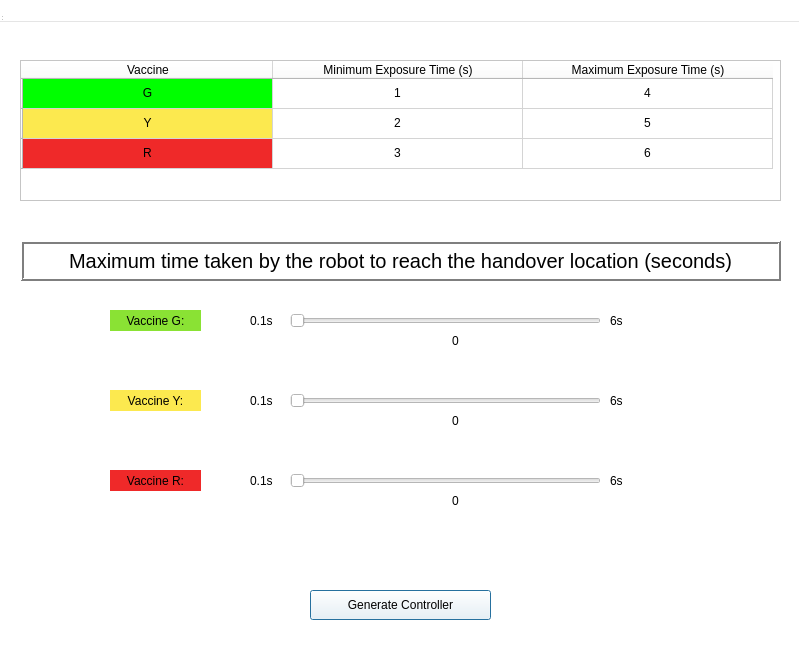
<?xml version="1.0" encoding="UTF-8"?>
<ui version="4.0">
 <class>MainWindow</class>
 <widget class="QDialog" name="MainWindow">
  <property name="geometry">
   <rect>
    <x>0</x>
    <y>0</y>
    <width>799</width>
    <height>666</height>
   </rect>
  </property>
  <property name="palette">
   <palette>
    <active>
     <colorrole role="WindowText">
      <brush brushstyle="SolidPattern">
       <color alpha="255">
        <red>0</red>
        <green>0</green>
        <blue>0</blue>
       </color>
      </brush>
     </colorrole>
     <colorrole role="Button">
      <brush brushstyle="SolidPattern">
       <color alpha="255">
        <red>255</red>
        <green>255</green>
        <blue>255</blue>
       </color>
      </brush>
     </colorrole>
     <colorrole role="Light">
      <brush brushstyle="SolidPattern">
       <color alpha="255">
        <red>255</red>
        <green>255</green>
        <blue>255</blue>
       </color>
      </brush>
     </colorrole>
     <colorrole role="Midlight">
      <brush brushstyle="SolidPattern">
       <color alpha="255">
        <red>255</red>
        <green>255</green>
        <blue>255</blue>
       </color>
      </brush>
     </colorrole>
     <colorrole role="Dark">
      <brush brushstyle="SolidPattern">
       <color alpha="255">
        <red>127</red>
        <green>127</green>
        <blue>127</blue>
       </color>
      </brush>
     </colorrole>
     <colorrole role="Mid">
      <brush brushstyle="SolidPattern">
       <color alpha="255">
        <red>170</red>
        <green>170</green>
        <blue>170</blue>
       </color>
      </brush>
     </colorrole>
     <colorrole role="Text">
      <brush brushstyle="SolidPattern">
       <color alpha="255">
        <red>0</red>
        <green>0</green>
        <blue>0</blue>
       </color>
      </brush>
     </colorrole>
     <colorrole role="BrightText">
      <brush brushstyle="SolidPattern">
       <color alpha="255">
        <red>255</red>
        <green>255</green>
        <blue>255</blue>
       </color>
      </brush>
     </colorrole>
     <colorrole role="ButtonText">
      <brush brushstyle="SolidPattern">
       <color alpha="255">
        <red>0</red>
        <green>0</green>
        <blue>0</blue>
       </color>
      </brush>
     </colorrole>
     <colorrole role="Base">
      <brush brushstyle="SolidPattern">
       <color alpha="255">
        <red>255</red>
        <green>255</green>
        <blue>255</blue>
       </color>
      </brush>
     </colorrole>
     <colorrole role="Window">
      <brush brushstyle="SolidPattern">
       <color alpha="255">
        <red>255</red>
        <green>255</green>
        <blue>255</blue>
       </color>
      </brush>
     </colorrole>
     <colorrole role="Shadow">
      <brush brushstyle="SolidPattern">
       <color alpha="255">
        <red>0</red>
        <green>0</green>
        <blue>0</blue>
       </color>
      </brush>
     </colorrole>
     <colorrole role="AlternateBase">
      <brush brushstyle="SolidPattern">
       <color alpha="255">
        <red>255</red>
        <green>255</green>
        <blue>255</blue>
       </color>
      </brush>
     </colorrole>
     <colorrole role="ToolTipBase">
      <brush brushstyle="SolidPattern">
       <color alpha="255">
        <red>255</red>
        <green>255</green>
        <blue>220</blue>
       </color>
      </brush>
     </colorrole>
     <colorrole role="ToolTipText">
      <brush brushstyle="SolidPattern">
       <color alpha="255">
        <red>0</red>
        <green>0</green>
        <blue>0</blue>
       </color>
      </brush>
     </colorrole>
    </active>
    <inactive>
     <colorrole role="WindowText">
      <brush brushstyle="SolidPattern">
       <color alpha="255">
        <red>0</red>
        <green>0</green>
        <blue>0</blue>
       </color>
      </brush>
     </colorrole>
     <colorrole role="Button">
      <brush brushstyle="SolidPattern">
       <color alpha="255">
        <red>255</red>
        <green>255</green>
        <blue>255</blue>
       </color>
      </brush>
     </colorrole>
     <colorrole role="Light">
      <brush brushstyle="SolidPattern">
       <color alpha="255">
        <red>255</red>
        <green>255</green>
        <blue>255</blue>
       </color>
      </brush>
     </colorrole>
     <colorrole role="Midlight">
      <brush brushstyle="SolidPattern">
       <color alpha="255">
        <red>255</red>
        <green>255</green>
        <blue>255</blue>
       </color>
      </brush>
     </colorrole>
     <colorrole role="Dark">
      <brush brushstyle="SolidPattern">
       <color alpha="255">
        <red>127</red>
        <green>127</green>
        <blue>127</blue>
       </color>
      </brush>
     </colorrole>
     <colorrole role="Mid">
      <brush brushstyle="SolidPattern">
       <color alpha="255">
        <red>170</red>
        <green>170</green>
        <blue>170</blue>
       </color>
      </brush>
     </colorrole>
     <colorrole role="Text">
      <brush brushstyle="SolidPattern">
       <color alpha="255">
        <red>0</red>
        <green>0</green>
        <blue>0</blue>
       </color>
      </brush>
     </colorrole>
     <colorrole role="BrightText">
      <brush brushstyle="SolidPattern">
       <color alpha="255">
        <red>255</red>
        <green>255</green>
        <blue>255</blue>
       </color>
      </brush>
     </colorrole>
     <colorrole role="ButtonText">
      <brush brushstyle="SolidPattern">
       <color alpha="255">
        <red>0</red>
        <green>0</green>
        <blue>0</blue>
       </color>
      </brush>
     </colorrole>
     <colorrole role="Base">
      <brush brushstyle="SolidPattern">
       <color alpha="255">
        <red>255</red>
        <green>255</green>
        <blue>255</blue>
       </color>
      </brush>
     </colorrole>
     <colorrole role="Window">
      <brush brushstyle="SolidPattern">
       <color alpha="255">
        <red>255</red>
        <green>255</green>
        <blue>255</blue>
       </color>
      </brush>
     </colorrole>
     <colorrole role="Shadow">
      <brush brushstyle="SolidPattern">
       <color alpha="255">
        <red>0</red>
        <green>0</green>
        <blue>0</blue>
       </color>
      </brush>
     </colorrole>
     <colorrole role="AlternateBase">
      <brush brushstyle="SolidPattern">
       <color alpha="255">
        <red>255</red>
        <green>255</green>
        <blue>255</blue>
       </color>
      </brush>
     </colorrole>
     <colorrole role="ToolTipBase">
      <brush brushstyle="SolidPattern">
       <color alpha="255">
        <red>255</red>
        <green>255</green>
        <blue>220</blue>
       </color>
      </brush>
     </colorrole>
     <colorrole role="ToolTipText">
      <brush brushstyle="SolidPattern">
       <color alpha="255">
        <red>0</red>
        <green>0</green>
        <blue>0</blue>
       </color>
      </brush>
     </colorrole>
    </inactive>
    <disabled>
     <colorrole role="WindowText">
      <brush brushstyle="SolidPattern">
       <color alpha="255">
        <red>127</red>
        <green>127</green>
        <blue>127</blue>
       </color>
      </brush>
     </colorrole>
     <colorrole role="Button">
      <brush brushstyle="SolidPattern">
       <color alpha="255">
        <red>255</red>
        <green>255</green>
        <blue>255</blue>
       </color>
      </brush>
     </colorrole>
     <colorrole role="Light">
      <brush brushstyle="SolidPattern">
       <color alpha="255">
        <red>255</red>
        <green>255</green>
        <blue>255</blue>
       </color>
      </brush>
     </colorrole>
     <colorrole role="Midlight">
      <brush brushstyle="SolidPattern">
       <color alpha="255">
        <red>255</red>
        <green>255</green>
        <blue>255</blue>
       </color>
      </brush>
     </colorrole>
     <colorrole role="Dark">
      <brush brushstyle="SolidPattern">
       <color alpha="255">
        <red>127</red>
        <green>127</green>
        <blue>127</blue>
       </color>
      </brush>
     </colorrole>
     <colorrole role="Mid">
      <brush brushstyle="SolidPattern">
       <color alpha="255">
        <red>170</red>
        <green>170</green>
        <blue>170</blue>
       </color>
      </brush>
     </colorrole>
     <colorrole role="Text">
      <brush brushstyle="SolidPattern">
       <color alpha="255">
        <red>127</red>
        <green>127</green>
        <blue>127</blue>
       </color>
      </brush>
     </colorrole>
     <colorrole role="BrightText">
      <brush brushstyle="SolidPattern">
       <color alpha="255">
        <red>255</red>
        <green>255</green>
        <blue>255</blue>
       </color>
      </brush>
     </colorrole>
     <colorrole role="ButtonText">
      <brush brushstyle="SolidPattern">
       <color alpha="255">
        <red>127</red>
        <green>127</green>
        <blue>127</blue>
       </color>
      </brush>
     </colorrole>
     <colorrole role="Base">
      <brush brushstyle="SolidPattern">
       <color alpha="255">
        <red>255</red>
        <green>255</green>
        <blue>255</blue>
       </color>
      </brush>
     </colorrole>
     <colorrole role="Window">
      <brush brushstyle="SolidPattern">
       <color alpha="255">
        <red>255</red>
        <green>255</green>
        <blue>255</blue>
       </color>
      </brush>
     </colorrole>
     <colorrole role="Shadow">
      <brush brushstyle="SolidPattern">
       <color alpha="255">
        <red>0</red>
        <green>0</green>
        <blue>0</blue>
       </color>
      </brush>
     </colorrole>
     <colorrole role="AlternateBase">
      <brush brushstyle="SolidPattern">
       <color alpha="255">
        <red>255</red>
        <green>255</green>
        <blue>255</blue>
       </color>
      </brush>
     </colorrole>
     <colorrole role="ToolTipBase">
      <brush brushstyle="SolidPattern">
       <color alpha="255">
        <red>255</red>
        <green>255</green>
        <blue>220</blue>
       </color>
      </brush>
     </colorrole>
     <colorrole role="ToolTipText">
      <brush brushstyle="SolidPattern">
       <color alpha="255">
        <red>0</red>
        <green>0</green>
        <blue>0</blue>
       </color>
      </brush>
     </colorrole>
    </disabled>
   </palette>
  </property>
  <property name="windowTitle">
   <string>MainWindow</string>
  </property>
  <widget class="QWidget" name="centralwidget" native="true">
   <property name="geometry">
    <rect>
     <x>0</x>
     <y>0</y>
     <width>791</width>
     <height>680</height>
    </rect>
   </property>
   <property name="autoFillBackground">
    <bool>true</bool>
   </property>
   <widget class="QTableWidget" name="tableWidget">
    <property name="geometry">
     <rect>
      <x>20</x>
      <y>60</y>
      <width>761</width>
      <height>141</height>
     </rect>
    </property>
    <attribute name="horizontalHeaderDefaultSectionSize">
     <number>250</number>
    </attribute>
    <row>
     <property name="text">
      <string/>
     </property>
    </row>
    <row>
     <property name="text">
      <string/>
     </property>
    </row>
    <row>
     <property name="text">
      <string/>
     </property>
    </row>
    <column>
     <property name="text">
      <string>Vaccine</string>
     </property>
    </column>
    <column>
     <property name="text">
      <string>Minimum Exposure Time (s)</string>
     </property>
    </column>
    <column>
     <property name="text">
      <string>Maximum Exposure Time (s)</string>
     </property>
    </column>
    <item row="0" column="0">
     <property name="text">
      <string>G</string>
     </property>
     <property name="textAlignment">
      <set>AlignCenter</set>
     </property>
     <property name="background">
      <brush brushstyle="SolidPattern">
       <color alpha="255">
        <red>0</red>
        <green>255</green>
        <blue>0</blue>
       </color>
      </brush>
     </property>
     <property name="foreground">
      <brush brushstyle="NoBrush">
       <color alpha="255">
        <red>0</red>
        <green>0</green>
        <blue>0</blue>
       </color>
      </brush>
     </property>
    </item>
    <item row="0" column="1">
     <property name="text">
      <string>1</string>
     </property>
     <property name="textAlignment">
      <set>AlignCenter</set>
     </property>
    </item>
    <item row="0" column="2">
     <property name="text">
      <string>4</string>
     </property>
     <property name="textAlignment">
      <set>AlignCenter</set>
     </property>
    </item>
    <item row="1" column="0">
     <property name="text">
      <string>Y</string>
     </property>
     <property name="textAlignment">
      <set>AlignCenter</set>
     </property>
     <property name="background">
      <brush brushstyle="SolidPattern">
       <color alpha="255">
        <red>252</red>
        <green>233</green>
        <blue>79</blue>
       </color>
      </brush>
     </property>
    </item>
    <item row="1" column="1">
     <property name="text">
      <string>2</string>
     </property>
     <property name="textAlignment">
      <set>AlignCenter</set>
     </property>
    </item>
    <item row="1" column="2">
     <property name="text">
      <string>5</string>
     </property>
     <property name="textAlignment">
      <set>AlignCenter</set>
     </property>
    </item>
    <item row="2" column="0">
     <property name="text">
      <string>R</string>
     </property>
     <property name="textAlignment">
      <set>AlignCenter</set>
     </property>
     <property name="background">
      <brush brushstyle="SolidPattern">
       <color alpha="255">
        <red>239</red>
        <green>41</green>
        <blue>41</blue>
       </color>
      </brush>
     </property>
    </item>
    <item row="2" column="1">
     <property name="text">
      <string>3</string>
     </property>
     <property name="textAlignment">
      <set>AlignCenter</set>
     </property>
    </item>
    <item row="2" column="2">
     <property name="text">
      <string>6</string>
     </property>
     <property name="textAlignment">
      <set>AlignCenter</set>
     </property>
    </item>
   </widget>
   <widget class="QSlider" name="horizontalSlider">
    <property name="geometry">
     <rect>
      <x>290</x>
      <y>280</y>
      <width>311</width>
      <height>81</height>
     </rect>
    </property>
    <property name="minimum">
     <number>1</number>
    </property>
    <property name="maximum">
     <number>60</number>
    </property>
    <property name="orientation">
     <enum>Qt::Horizontal</enum>
    </property>
   </widget>
   <widget class="QSlider" name="horizontalSlider_2">
    <property name="geometry">
     <rect>
      <x>290</x>
      <y>360</y>
      <width>311</width>
      <height>81</height>
     </rect>
    </property>
    <property name="minimum">
     <number>1</number>
    </property>
    <property name="maximum">
     <number>60</number>
    </property>
    <property name="orientation">
     <enum>Qt::Horizontal</enum>
    </property>
   </widget>
   <widget class="QSlider" name="horizontalSlider_3">
    <property name="geometry">
     <rect>
      <x>290</x>
      <y>440</y>
      <width>311</width>
      <height>81</height>
     </rect>
    </property>
    <property name="minimum">
     <number>1</number>
    </property>
    <property name="maximum">
     <number>60</number>
    </property>
    <property name="orientation">
     <enum>Qt::Horizontal</enum>
    </property>
   </widget>
   <widget class="QLabel" name="label">
    <property name="geometry">
     <rect>
      <x>20</x>
      <y>240</y>
      <width>761</width>
      <height>41</height>
     </rect>
    </property>
    <property name="palette">
     <palette>
      <active>
       <colorrole role="WindowText">
        <brush brushstyle="SolidPattern">
         <color alpha="255">
          <red>0</red>
          <green>0</green>
          <blue>0</blue>
         </color>
        </brush>
       </colorrole>
       <colorrole role="Button">
        <brush brushstyle="SolidPattern">
         <color alpha="255">
          <red>255</red>
          <green>255</green>
          <blue>255</blue>
         </color>
        </brush>
       </colorrole>
       <colorrole role="Light">
        <brush brushstyle="SolidPattern">
         <color alpha="255">
          <red>255</red>
          <green>255</green>
          <blue>255</blue>
         </color>
        </brush>
       </colorrole>
       <colorrole role="Midlight">
        <brush brushstyle="SolidPattern">
         <color alpha="255">
          <red>255</red>
          <green>255</green>
          <blue>255</blue>
         </color>
        </brush>
       </colorrole>
       <colorrole role="Dark">
        <brush brushstyle="SolidPattern">
         <color alpha="255">
          <red>127</red>
          <green>127</green>
          <blue>127</blue>
         </color>
        </brush>
       </colorrole>
       <colorrole role="Mid">
        <brush brushstyle="SolidPattern">
         <color alpha="255">
          <red>170</red>
          <green>170</green>
          <blue>170</blue>
         </color>
        </brush>
       </colorrole>
       <colorrole role="Text">
        <brush brushstyle="SolidPattern">
         <color alpha="255">
          <red>0</red>
          <green>0</green>
          <blue>0</blue>
         </color>
        </brush>
       </colorrole>
       <colorrole role="BrightText">
        <brush brushstyle="SolidPattern">
         <color alpha="255">
          <red>255</red>
          <green>255</green>
          <blue>255</blue>
         </color>
        </brush>
       </colorrole>
       <colorrole role="ButtonText">
        <brush brushstyle="SolidPattern">
         <color alpha="255">
          <red>0</red>
          <green>0</green>
          <blue>0</blue>
         </color>
        </brush>
       </colorrole>
       <colorrole role="Base">
        <brush brushstyle="SolidPattern">
         <color alpha="255">
          <red>255</red>
          <green>255</green>
          <blue>255</blue>
         </color>
        </brush>
       </colorrole>
       <colorrole role="Window">
        <brush brushstyle="SolidPattern">
         <color alpha="255">
          <red>255</red>
          <green>255</green>
          <blue>255</blue>
         </color>
        </brush>
       </colorrole>
       <colorrole role="Shadow">
        <brush brushstyle="SolidPattern">
         <color alpha="255">
          <red>0</red>
          <green>0</green>
          <blue>0</blue>
         </color>
        </brush>
       </colorrole>
       <colorrole role="AlternateBase">
        <brush brushstyle="SolidPattern">
         <color alpha="255">
          <red>255</red>
          <green>255</green>
          <blue>255</blue>
         </color>
        </brush>
       </colorrole>
       <colorrole role="ToolTipBase">
        <brush brushstyle="SolidPattern">
         <color alpha="255">
          <red>255</red>
          <green>255</green>
          <blue>220</blue>
         </color>
        </brush>
       </colorrole>
       <colorrole role="ToolTipText">
        <brush brushstyle="SolidPattern">
         <color alpha="255">
          <red>0</red>
          <green>0</green>
          <blue>0</blue>
         </color>
        </brush>
       </colorrole>
      </active>
      <inactive>
       <colorrole role="WindowText">
        <brush brushstyle="SolidPattern">
         <color alpha="255">
          <red>0</red>
          <green>0</green>
          <blue>0</blue>
         </color>
        </brush>
       </colorrole>
       <colorrole role="Button">
        <brush brushstyle="SolidPattern">
         <color alpha="255">
          <red>255</red>
          <green>255</green>
          <blue>255</blue>
         </color>
        </brush>
       </colorrole>
       <colorrole role="Light">
        <brush brushstyle="SolidPattern">
         <color alpha="255">
          <red>255</red>
          <green>255</green>
          <blue>255</blue>
         </color>
        </brush>
       </colorrole>
       <colorrole role="Midlight">
        <brush brushstyle="SolidPattern">
         <color alpha="255">
          <red>255</red>
          <green>255</green>
          <blue>255</blue>
         </color>
        </brush>
       </colorrole>
       <colorrole role="Dark">
        <brush brushstyle="SolidPattern">
         <color alpha="255">
          <red>127</red>
          <green>127</green>
          <blue>127</blue>
         </color>
        </brush>
       </colorrole>
       <colorrole role="Mid">
        <brush brushstyle="SolidPattern">
         <color alpha="255">
          <red>170</red>
          <green>170</green>
          <blue>170</blue>
         </color>
        </brush>
       </colorrole>
       <colorrole role="Text">
        <brush brushstyle="SolidPattern">
         <color alpha="255">
          <red>0</red>
          <green>0</green>
          <blue>0</blue>
         </color>
        </brush>
       </colorrole>
       <colorrole role="BrightText">
        <brush brushstyle="SolidPattern">
         <color alpha="255">
          <red>255</red>
          <green>255</green>
          <blue>255</blue>
         </color>
        </brush>
       </colorrole>
       <colorrole role="ButtonText">
        <brush brushstyle="SolidPattern">
         <color alpha="255">
          <red>0</red>
          <green>0</green>
          <blue>0</blue>
         </color>
        </brush>
       </colorrole>
       <colorrole role="Base">
        <brush brushstyle="SolidPattern">
         <color alpha="255">
          <red>255</red>
          <green>255</green>
          <blue>255</blue>
         </color>
        </brush>
       </colorrole>
       <colorrole role="Window">
        <brush brushstyle="SolidPattern">
         <color alpha="255">
          <red>255</red>
          <green>255</green>
          <blue>255</blue>
         </color>
        </brush>
       </colorrole>
       <colorrole role="Shadow">
        <brush brushstyle="SolidPattern">
         <color alpha="255">
          <red>0</red>
          <green>0</green>
          <blue>0</blue>
         </color>
        </brush>
       </colorrole>
       <colorrole role="AlternateBase">
        <brush brushstyle="SolidPattern">
         <color alpha="255">
          <red>255</red>
          <green>255</green>
          <blue>255</blue>
         </color>
        </brush>
       </colorrole>
       <colorrole role="ToolTipBase">
        <brush brushstyle="SolidPattern">
         <color alpha="255">
          <red>255</red>
          <green>255</green>
          <blue>220</blue>
         </color>
        </brush>
       </colorrole>
       <colorrole role="ToolTipText">
        <brush brushstyle="SolidPattern">
         <color alpha="255">
          <red>0</red>
          <green>0</green>
          <blue>0</blue>
         </color>
        </brush>
       </colorrole>
      </inactive>
      <disabled>
       <colorrole role="WindowText">
        <brush brushstyle="SolidPattern">
         <color alpha="255">
          <red>127</red>
          <green>127</green>
          <blue>127</blue>
         </color>
        </brush>
       </colorrole>
       <colorrole role="Button">
        <brush brushstyle="SolidPattern">
         <color alpha="255">
          <red>255</red>
          <green>255</green>
          <blue>255</blue>
         </color>
        </brush>
       </colorrole>
       <colorrole role="Light">
        <brush brushstyle="SolidPattern">
         <color alpha="255">
          <red>255</red>
          <green>255</green>
          <blue>255</blue>
         </color>
        </brush>
       </colorrole>
       <colorrole role="Midlight">
        <brush brushstyle="SolidPattern">
         <color alpha="255">
          <red>255</red>
          <green>255</green>
          <blue>255</blue>
         </color>
        </brush>
       </colorrole>
       <colorrole role="Dark">
        <brush brushstyle="SolidPattern">
         <color alpha="255">
          <red>127</red>
          <green>127</green>
          <blue>127</blue>
         </color>
        </brush>
       </colorrole>
       <colorrole role="Mid">
        <brush brushstyle="SolidPattern">
         <color alpha="255">
          <red>170</red>
          <green>170</green>
          <blue>170</blue>
         </color>
        </brush>
       </colorrole>
       <colorrole role="Text">
        <brush brushstyle="SolidPattern">
         <color alpha="255">
          <red>127</red>
          <green>127</green>
          <blue>127</blue>
         </color>
        </brush>
       </colorrole>
       <colorrole role="BrightText">
        <brush brushstyle="SolidPattern">
         <color alpha="255">
          <red>255</red>
          <green>255</green>
          <blue>255</blue>
         </color>
        </brush>
       </colorrole>
       <colorrole role="ButtonText">
        <brush brushstyle="SolidPattern">
         <color alpha="255">
          <red>127</red>
          <green>127</green>
          <blue>127</blue>
         </color>
        </brush>
       </colorrole>
       <colorrole role="Base">
        <brush brushstyle="SolidPattern">
         <color alpha="255">
          <red>255</red>
          <green>255</green>
          <blue>255</blue>
         </color>
        </brush>
       </colorrole>
       <colorrole role="Window">
        <brush brushstyle="SolidPattern">
         <color alpha="255">
          <red>255</red>
          <green>255</green>
          <blue>255</blue>
         </color>
        </brush>
       </colorrole>
       <colorrole role="Shadow">
        <brush brushstyle="SolidPattern">
         <color alpha="255">
          <red>0</red>
          <green>0</green>
          <blue>0</blue>
         </color>
        </brush>
       </colorrole>
       <colorrole role="AlternateBase">
        <brush brushstyle="SolidPattern">
         <color alpha="255">
          <red>255</red>
          <green>255</green>
          <blue>255</blue>
         </color>
        </brush>
       </colorrole>
       <colorrole role="ToolTipBase">
        <brush brushstyle="SolidPattern">
         <color alpha="255">
          <red>255</red>
          <green>255</green>
          <blue>220</blue>
         </color>
        </brush>
       </colorrole>
       <colorrole role="ToolTipText">
        <brush brushstyle="SolidPattern">
         <color alpha="255">
          <red>0</red>
          <green>0</green>
          <blue>0</blue>
         </color>
        </brush>
       </colorrole>
      </disabled>
     </palette>
    </property>
    <property name="font">
     <font>
      <pointsize>15</pointsize>
     </font>
    </property>
    <property name="autoFillBackground">
     <bool>false</bool>
    </property>
    <property name="frameShape">
     <enum>QFrame::Box</enum>
    </property>
    <property name="frameShadow">
     <enum>QFrame::Raised</enum>
    </property>
    <property name="lineWidth">
     <number>2</number>
    </property>
    <property name="midLineWidth">
     <number>0</number>
    </property>
    <property name="text">
     <string>Maximum time taken by the robot to reach the handover location (seconds)</string>
    </property>
    <property name="alignment">
     <set>Qt::AlignCenter</set>
    </property>
   </widget>
   <widget class="QLabel" name="label_2">
    <property name="geometry">
     <rect>
      <x>110</x>
      <y>310</y>
      <width>91</width>
      <height>21</height>
     </rect>
    </property>
    <property name="autoFillBackground">
     <bool>false</bool>
    </property>
    <property name="styleSheet">
     <string notr="true">background-color: rgb(138, 226, 52);</string>
    </property>
    <property name="text">
     <string>Vaccine G:</string>
    </property>
    <property name="alignment">
     <set>Qt::AlignCenter</set>
    </property>
   </widget>
   <widget class="QLabel" name="label_3">
    <property name="geometry">
     <rect>
      <x>110</x>
      <y>390</y>
      <width>91</width>
      <height>21</height>
     </rect>
    </property>
    <property name="autoFillBackground">
     <bool>false</bool>
    </property>
    <property name="styleSheet">
     <string notr="true">background-color: rgb(252, 233, 79);</string>
    </property>
    <property name="text">
     <string>Vaccine Y:</string>
    </property>
    <property name="alignment">
     <set>Qt::AlignCenter</set>
    </property>
   </widget>
   <widget class="QLabel" name="label_4">
    <property name="geometry">
     <rect>
      <x>110</x>
      <y>470</y>
      <width>91</width>
      <height>21</height>
     </rect>
    </property>
    <property name="autoFillBackground">
     <bool>false</bool>
    </property>
    <property name="styleSheet">
     <string notr="true">background-color: rgb(239, 41, 41);</string>
    </property>
    <property name="text">
     <string>Vaccine R:</string>
    </property>
    <property name="alignment">
     <set>Qt::AlignCenter</set>
    </property>
   </widget>
   <widget class="QLabel" name="label_5">
    <property name="geometry">
     <rect>
      <x>250</x>
      <y>310</y>
      <width>31</width>
      <height>21</height>
     </rect>
    </property>
    <property name="text">
     <string>0.1s</string>
    </property>
   </widget>
   <widget class="QLabel" name="label_8">
    <property name="geometry">
     <rect>
      <x>610</x>
      <y>310</y>
      <width>31</width>
      <height>21</height>
     </rect>
    </property>
    <property name="text">
     <string>6s</string>
    </property>
   </widget>
   <widget class="QLabel" name="label_9">
    <property name="geometry">
     <rect>
      <x>610</x>
      <y>390</y>
      <width>31</width>
      <height>21</height>
     </rect>
    </property>
    <property name="text">
     <string>6s</string>
    </property>
   </widget>
   <widget class="QLabel" name="label_10">
    <property name="geometry">
     <rect>
      <x>610</x>
      <y>470</y>
      <width>31</width>
      <height>21</height>
     </rect>
    </property>
    <property name="text">
     <string>6s</string>
    </property>
   </widget>
   <widget class="QLabel" name="label_12">
    <property name="geometry">
     <rect>
      <x>440</x>
      <y>330</y>
      <width>31</width>
      <height>21</height>
     </rect>
    </property>
    <property name="text">
     <string>0</string>
    </property>
    <property name="alignment">
     <set>Qt::AlignCenter</set>
    </property>
   </widget>
   <widget class="QLabel" name="label_13">
    <property name="geometry">
     <rect>
      <x>440</x>
      <y>410</y>
      <width>31</width>
      <height>21</height>
     </rect>
    </property>
    <property name="text">
     <string>0</string>
    </property>
    <property name="alignment">
     <set>Qt::AlignCenter</set>
    </property>
   </widget>
   <widget class="QLabel" name="label_14">
    <property name="geometry">
     <rect>
      <x>440</x>
      <y>490</y>
      <width>31</width>
      <height>21</height>
     </rect>
    </property>
    <property name="text">
     <string>0</string>
    </property>
    <property name="alignment">
     <set>Qt::AlignCenter</set>
    </property>
   </widget>
   <widget class="QPushButton" name="generateControllerButton">
    <property name="geometry">
     <rect>
      <x>310</x>
      <y>590</y>
      <width>181</width>
      <height>30</height>
     </rect>
    </property>
    <property name="text">
     <string>Generate Controller</string>
    </property>
   </widget>
   <widget class="QLabel" name="label_6">
    <property name="geometry">
     <rect>
      <x>250</x>
      <y>390</y>
      <width>31</width>
      <height>21</height>
     </rect>
    </property>
    <property name="text">
     <string>0.1s</string>
    </property>
   </widget>
   <widget class="QLabel" name="label_7">
    <property name="geometry">
     <rect>
      <x>250</x>
      <y>470</y>
      <width>31</width>
      <height>21</height>
     </rect>
    </property>
    <property name="text">
     <string>0.1s</string>
    </property>
   </widget>
  </widget>
  <widget class="QMenuBar" name="menubar">
   <property name="geometry">
    <rect>
     <x>0</x>
     <y>0</y>
     <width>799</width>
     <height>22</height>
    </rect>
   </property>
  </widget>
  <widget class="QStatusBar" name="statusbar">
   <property name="geometry">
    <rect>
     <x>0</x>
     <y>0</y>
     <width>3</width>
     <height>22</height>
    </rect>
   </property>
  </widget>
 </widget>
 <resources/>
 <connections/>
</ui>
